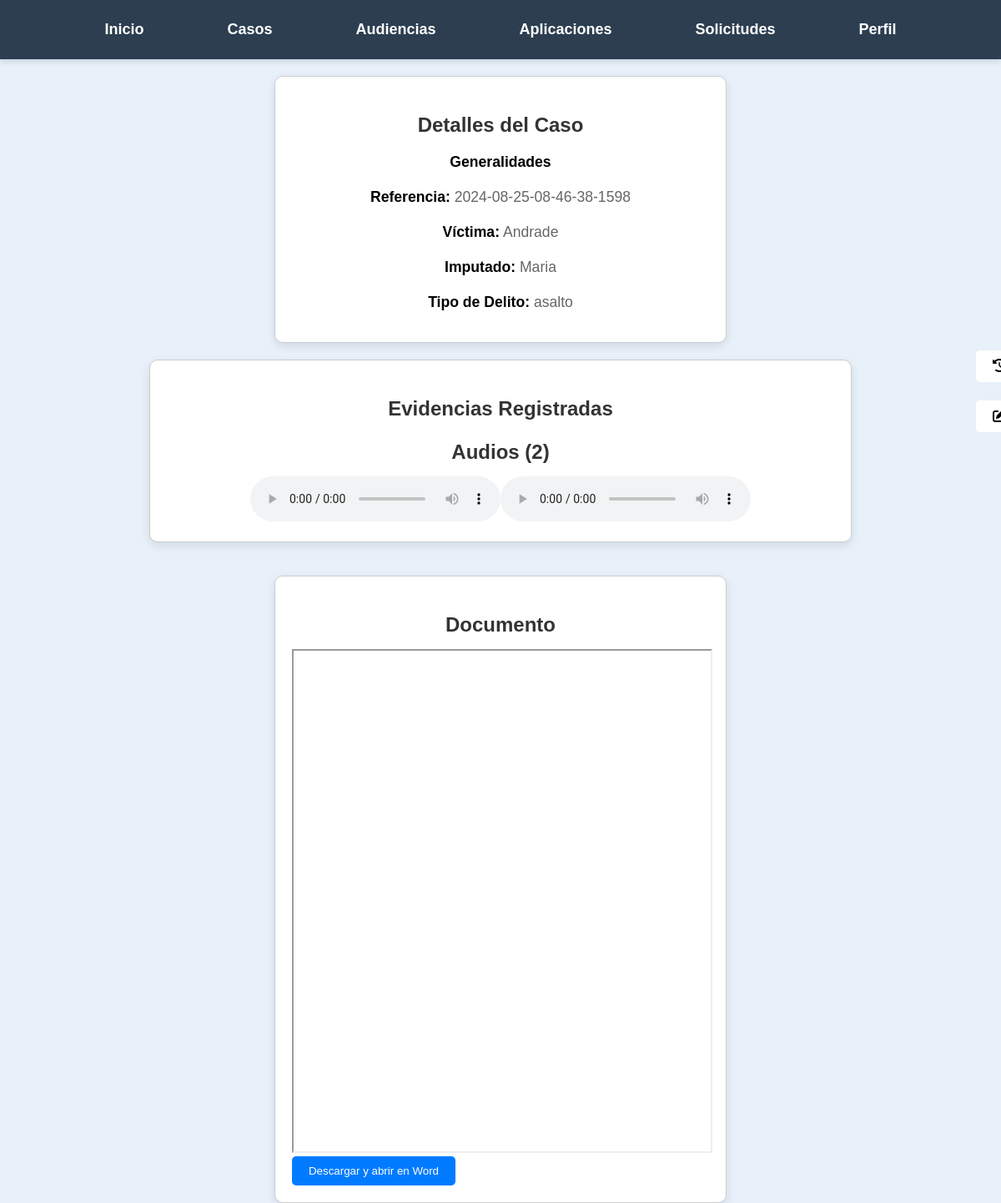
The app's page /Casos/ver_detalle_caso.php?referencia=2024-08-25-08-46-38-1598 (signed in), older data.
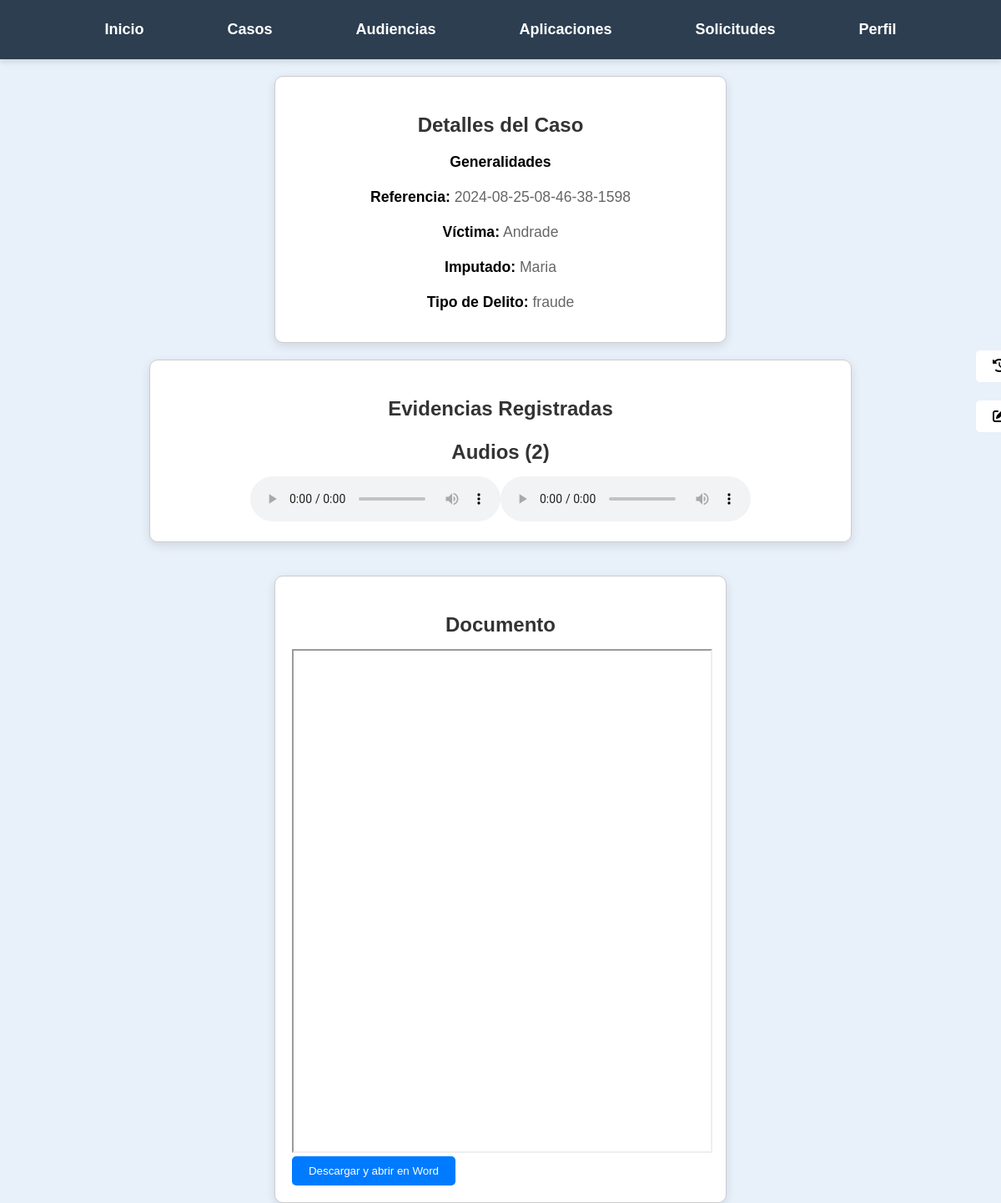
The same page, newer data.
### tables this page shows
CREATE TABLE `casos` (
  `id` int(11) NOT NULL,
  `referencia` varchar(255) DEFAULT NULL,
  `victima` varchar(255) DEFAULT NULL,
  `imputado` varchar(255) DEFAULT NULL,
  `tipo_delito` varchar(255) DEFAULT NULL,
  `documento` varchar(255) DEFAULT NULL,
  `fecha_creacion` date NOT NULL DEFAULT current_timestamp(),
  `estado` varchar(10) DEFAULT 'activo'
);

### Casos/ver_detalle_caso.php (the view, shortened to what the changed rows need)
<!DOCTYPE html>
<html lang="es">
<head>
    <link rel="stylesheet" href="https://cdnjs.cloudflare.com/ajax/libs/font-awesome/6.0.0-beta3/css/all.min.css">
</head>
<body>
    <div class="container">
        <?php
        if (isset($_GET['referencia'])) {
            $servername = "localhost";
            $username = "root";
            $password = "";
            $database = "legalcc";
            $conn = new mysqli($servername, $username, $password, $database);
            $referencia = $_GET['referencia'];
            $sql = "SELECT * FROM casos WHERE referencia = '$referencia'";
            $result = $conn->query($sql);
            if ($result->num_rows > 0) {
                $row = $result->fetch_assoc();
                echo "<center>";
                echo "<div class='card'>";
                echo "<h3>Detalles del Caso</h3>";
                echo "<p><strong>Generalidades</strong>";
                echo "<p><strong>Referencia:</strong> " . $row["referencia"] . "</p>";
                echo "<p><strong>Víctima:</strong> " . $row["victima"] . "</p>";
                echo "<p><strong>Imputado:</strong> " . $row["imputado"] . "</p>";
                echo "<p><strong>Tipo de Delito:</strong> " . $row["tipo_delito"] . "</p>";
                echo "</center>";
                $sql_evidencia = "SELECT * FROM evidencias WHERE caso_referencia = '$referencia'";
                $result_evidencia = $conn->query($sql_evidencia);
                if ($result_evidencia->num_rows > 0) {
                    $imagenes = [];
                    $videos = [];
                    $audios = [];
                    while($row_evidencia = $result_evidencia->fetch_assoc()) {
                        $extension = pathinfo($row_evidencia["nombre_archivo"], PATHINFO_EXTENSION);
                        if (in_array($extension, ['jpg', 'jpeg', 'png', 'gif'])) {
                            $imagenes[] = $row_evidencia;
                        } elseif (in_array($extension, ['mp4', 'webm', 'ogg'])) {
                            $videos[] = $row_evidencia;
                        } elseif (in_array($extension, ['mp3', 'ogg', 'wav'])) {
                            $audios[] = $row_evidencia;
                        }
                    }
                    echo "<div class='card2'>";
                    echo "<h3>Evidencias Registradas</h3>";
                    if (count($audios) > 0) {
                        echo "<center>";
                        echo "<h3> Audios (" . count($audios) . ")</h3>";
                        foreach ($audios as $audio) {
                            echo "<audio controls>";
                            echo "<source src='" . $audio["ubicacion_archivo"] . "' type='audio/" . pathinfo($audio["nombre_archivo"], PATHINFO_EXTENSION) . "'>";
                            echo "</audio>";
                        }
                        echo "</div>";
                    }
                    echo "</div>";
                } else {
                    echo "<p>No hay evidencia asociada a este caso.</p>";
                }
                echo "<div class='card2'>";
                $sql_documento = "SELECT * FROM documentos WHERE caso_referencia = '$referencia'";
                $result_documento = $conn->query($sql_documento);
                if ($result_documento->num_rows > 0) {
                    echo "<div class='documento'>";
                    echo "<h3>Documento</h3>";
                    while ($row_documento = $result_documento->fetch_assoc()) {
                        $ubicacionArchivo = $row_documento["ubicacion_archivo"];
                        $extension = pathinfo($ubicacionArchivo, PATHINFO_EXTENSION);
                        if ($extension === 'pdf') {
                            echo "<iframe src='$ubicacionArchivo' width='100%' height='600px'></iframe>";
                        } elseif ($extension === 'doc' || $extension === 'docx') {
                            echo "<iframe src='https://view.officeapps.live.com/op/embed.aspx?src=$ubicacionArchivo' width='100%' height='600px'></iframe>";
                            echo "<a href='$ubicacionArchivo' download><button>Descargar y abrir en Word</button></a>";
                        } else {
                            echo "<p>Formato de archivo no compatible: $ubicacionArchivo</p>";
                        }
                    }
                    echo "</div>";
                } else {
                    echo "<p>No hay documento asociado a este caso.</p>";
                }
            } else {
                echo "<p>No se encontraron detalles para la referencia de caso proporcionada.</p>";
            }
        } else {
            echo "<p>No se proporcionó una referencia de caso válida.</p>";
        }
        ?>
    </div>
</body>
</html>

Row changes from the older to the newer data that the page shows:
changed casos "Andrade": tipo_delito "asalto" → "fraude"
